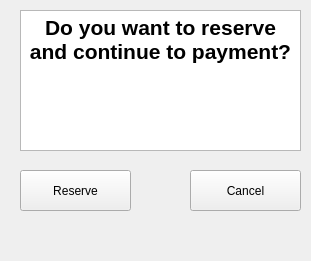
  <widget class="QDockWidget" name="reserveSpot">
   <property name="geometry">
    <rect>
     <x>260</x>
     <y>100</y>
     <width>311</width>
     <height>261</height>
    </rect>
   </property>
   <property name="palette">
    <palette>
     <active/>
     <inactive/>
     <disabled/>
    </palette>
   </property>
   <property name="autoFillBackground">
    <bool>false</bool>
   </property>
   <property name="styleSheet">
    <string notr="true"/>
   </property>
   <property name="floating">
    <bool>true</bool>
   </property>
   <widget class="QWidget" name="dockWidgetContents">
    <widget class="QPushButton" name="reserveButton">
     <property name="enabled">
      <bool>true</bool>
     </property>
     <property name="geometry">
      <rect>
       <x>20</x>
       <y>170</y>
       <width>111</width>
       <height>41</height>
      </rect>
     </property>
     <property name="text">
      <string>Reserve</string>
     </property>
    </widget>
    <widget class="QPushButton" name="cancelButton">
     <property name="geometry">
      <rect>
       <x>190</x>
       <y>170</y>
       <width>111</width>
       <height>41</height>
      </rect>
     </property>
     <property name="autoFillBackground">
      <bool>true</bool>
     </property>
     <property name="text">
      <string>Cancel</string>
     </property>
     <property name="checkable">
      <bool>false</bool>
     </property>
     <property name="autoDefault">
      <bool>false</bool>
     </property>
     <property name="default">
      <bool>false</bool>
     </property>
     <property name="flat">
      <bool>false</bool>
     </property>
    </widget>
    <widget class="QTextEdit" name="textEdit_3">
     <property name="geometry">
      <rect>
       <x>20</x>
       <y>10</y>
       <width>281</width>
       <height>141</height>
      </rect>
     </property>
     <property name="html">
      <string>&lt;!DOCTYPE HTML PUBLIC &quot;-//W3C//DTD HTML 4.0//EN&quot; &quot;http://www.w3.org/TR/REC-html40/strict.dtd&quot;&gt;
&lt;html&gt;&lt;head&gt;&lt;meta name=&quot;qrichtext&quot; content=&quot;1&quot; /&gt;&lt;meta charset=&quot;utf-8&quot; /&gt;&lt;style type=&quot;text/css&quot;&gt;
p, li { white-space: pre-wrap; }
hr { height: 1px; border-width: 0; }
li.unchecked::marker { content: &quot;\2610&quot;; }
li.checked::marker { content: &quot;\2612&quot;; }
&lt;/style&gt;&lt;/head&gt;&lt;body style=&quot; font-family:'Segoe UI'; font-size:9pt; font-weight:400; font-style:normal;&quot;&gt;
&lt;p align=&quot;center&quot; style=&quot; margin-top:0px; margin-bottom:0px; margin-left:0px; margin-right:0px; -qt-block-indent:0; text-indent:0px;&quot;&gt;&lt;span style=&quot; font-size:16pt; font-weight:700;&quot;&gt;Do you want to reserve and continue to payment?&lt;/span&gt;&lt;/p&gt;&lt;/body&gt;&lt;/html&gt;</string>
     </property>
    </widget>
   </widget>
  </widget>
